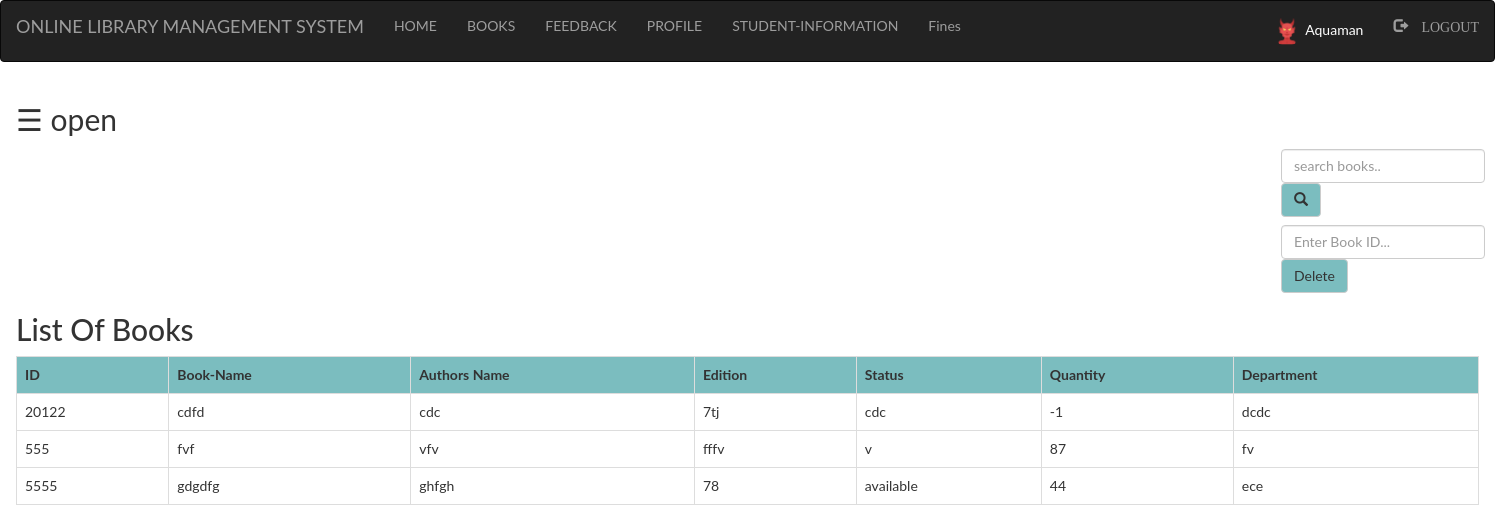
Page /library/admin/books.php (signed in) on the earlier database version.
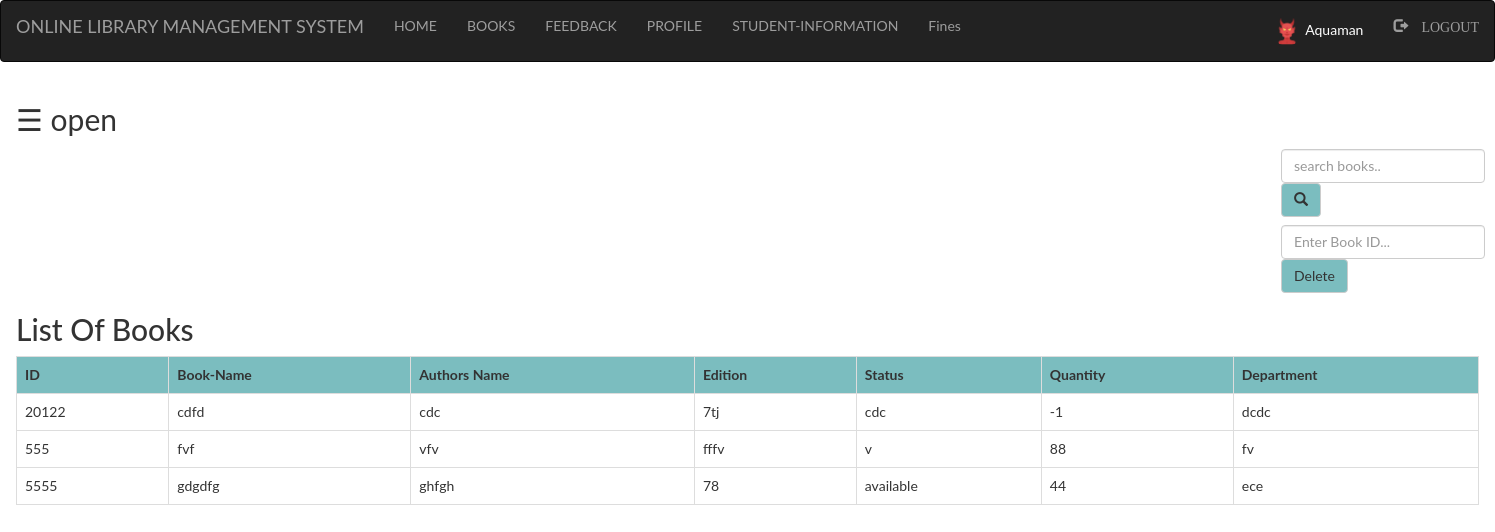
Same page on the later database version.
### tables this page shows
CREATE TABLE `books` (
  `bid` int(100) NOT NULL,
  `name` varchar(100) NOT NULL,
  `authors` varchar(100) NOT NULL,
  `edition` varchar(100) NOT NULL,
  `status` varchar(100) NOT NULL,
  `quantity` int(100) NOT NULL,
  `department` varchar(100) NOT NULL
);

### library/admin/books.php (the view, shortened to what this page needs)
<?php
include "connection.php";
include "navbar.php";
?>
<!DOCTYPE html>
<html>
<head>
</head>
<body>
	<div id="main">
		<span style="font-size:30px;cursor:pointer" onclick="openNav()">&#9776; open</span>
		<div class="srch">
			<form class="navbar-form" method="post" name="form1">
				<input class="form-control" type="text" name="search" placeholder="search books.." required="">
				<button style="background-color: #6db6b9e6;" type="submit" name="submit" class="btn btn-default">
					<span class="glyphicon glyphicon-search"></span>
				</button>
			</form>
			<form class="navbar-form" method="post" name="form1">
				<input class="form-control" type="text" name="bid" placeholder="Enter Book ID..." required="">
				<button style="background-color: #6db6b9e6;" type="submit" name="submit1" class="btn btn-default">Delete
				</button>
			</form>
		</div>
		<h2>List Of Books</h2>
		<?php
		if (isset($_POST['submit'])) {
			$q = mysqli_query($db, "SELECT * from books where `name` like '$_POST[search]' ");
			if (mysqli_num_rows($q) == 0) {
				echo "Sorry! No book found. Try searching again...";
			} else {
				echo "<table class='table table-bordered table-hover' >";
				echo "<tr style='background-color: #6db6b9e6;'>";
				echo "<th>";
				echo "ID";
				echo "</th>";
				echo "<th>";
				echo "Book-Name";
				echo "</th>";
				echo "<th>";
				echo "Authors Name";
				echo "</th>";
				echo "<th>";
				echo "Edition";
				echo "</th>";
				echo "<th>";
				echo "Status";
				echo "</th>";
				echo "<th>";
				echo "Quantity";
				echo "</th>";
				echo "<th>";
				echo "Department";
				echo "</th>";
				echo "</tr>";
				while ($row = mysqli_fetch_assoc($q)) {
					echo "<tr>";
					echo "<td>";
					echo $row['bid'];
					echo "</td>";
					echo "<td>";
					echo $row['name'];
					echo "</td>";
					echo "<td>";
					echo $row['authors'];
					echo "</td>";
					echo "<td>";
					echo $row['edition'];
					echo "</td>";
					echo "<td>";
					echo $row['status'];
					echo "</td>";
					echo "<td>";
					echo $row['quantity'];
					echo "</td>";
					echo "<td>";
					echo $row['department'];
					echo "</td>";
					echo "</tr>";
				}
				echo "</table>";
			}
		} else {
			$res = mysqli_query($db, "SELECT * FROM `books` ORDER BY `books`.`name` ASC;");
			echo "<table class='table table-bordered table-hover' >";
			echo "<tr style='background-color: #6db6b9e6;'>";
			echo "<th>";
			echo "ID";
			echo "</th>";
			echo "<th>";
			echo "Book-Name";
			echo "</th>";
			echo "<th>";
			echo "Authors Name";
			echo "</th>";
			echo "<th>";
			echo "Edition";
			echo "</th>";
			echo "<th>";
			echo "Status";
			echo "</th>";
			echo "<th>";
			echo "Quantity";
			echo "</th>";
			echo "<th>";
			echo "Department";
			echo "</th>";
			echo "</tr>";
			while ($row = mysqli_fetch_assoc($res)) {
				echo "<tr>";
				echo "<td>";
				echo $row['bid'];
				echo "</td>";
				echo "<td>";
				echo $row['name'];
				echo "</td>";
				echo "<td>";
				echo $row['authors'];
				echo "</td>";
				echo "<td>";
				echo $row['edition'];
				echo "</td>";
				echo "<td>";
				echo $row['status'];
				echo "</td>";
				echo "<td>";
				echo $row['quantity'];
				echo "</td>";
				echo "<td>";
				echo $row['department'];
				echo "</td>";
				echo "</tr>";
			}
			echo "</table>";
		}
				?>
	</div>
</body>
</html>

Differences in the rows shown:
changed books "fvf": quantity "87" → "88"
